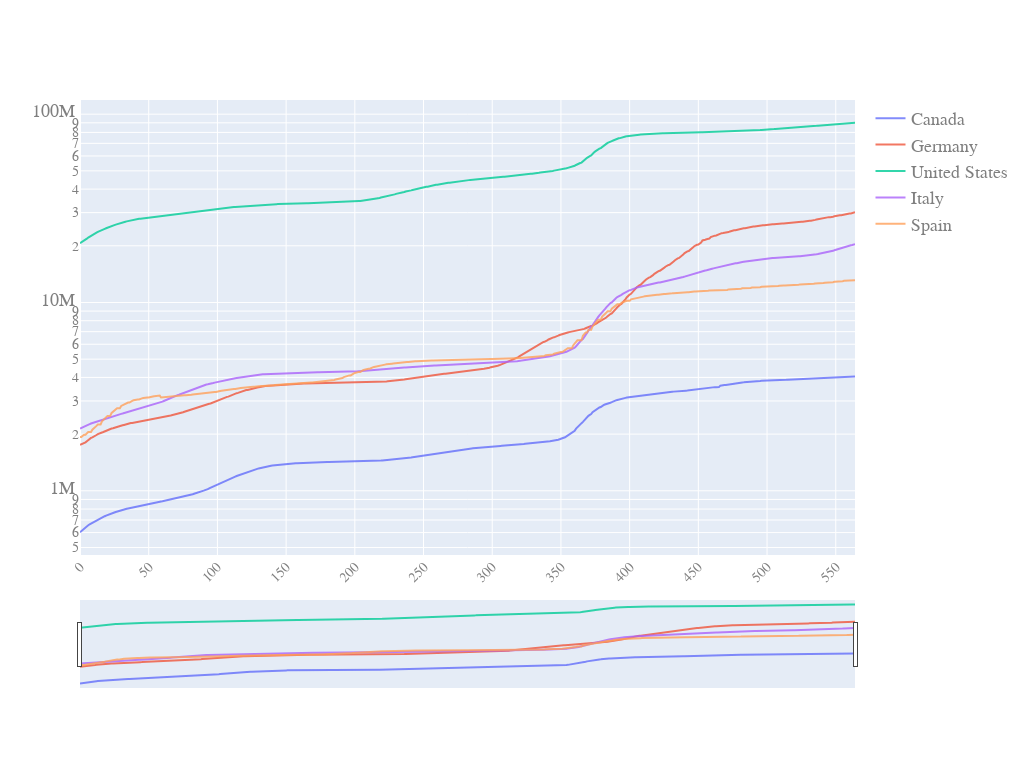

Write notebook code for a chart like this one.
### Code cell
quick_plot(pd_sync_timelines.date,
           pd_sync_timelines.iloc[:,:-1],
           y_scale='log',
           slider=True)

### Figure 1 — Plotly figure (JSON) as saved in the notebook; plotly's stock layout.template omitted (floating-point values rounded to 4 significant figures; data arrays with more than 128 entries replaced by an {"elided": "..."} marker saying what was removed)
{"data": [{"name": "Canada", "opacity": 0.8, "type": "scatter", "x": {"elided": "565 int values"}, "y": {"elided": "565 int values"}}, {"name": "Germany", "opacity": 0.8, "type": "scatter", "x": {"elided": "565 int values"}, "y": {"elided": "565 int values"}}, {"name": "United States", "opacity": 0.8, "type": "scatter", "x": {"elided": "565 int values"}, "y": {"elided": "565 int values"}}, {"name": "Italy", "opacity": 0.8, "type": "scatter", "x": {"elided": "565 int values"}, "y": {"elided": "565 int values"}}, {"name": "Spain", "opacity": 0.8, "type": "scatter", "x": {"elided": "565 int values"}, "y": {"elided": "565 int values"}}], "layout": {"autosize": true, "font": {"color": "#7f7f7f", "family": "PT Sans, monospace", "size": 18}, "height": 768, "width": 1024, "xaxis": {"nticks": 20, "rangeslider": {"visible": true}, "tickangle": -45, "tickfont": {"color": "#7f7f7f", "size": 14}}, "yaxis": {"type": "log"}}}
